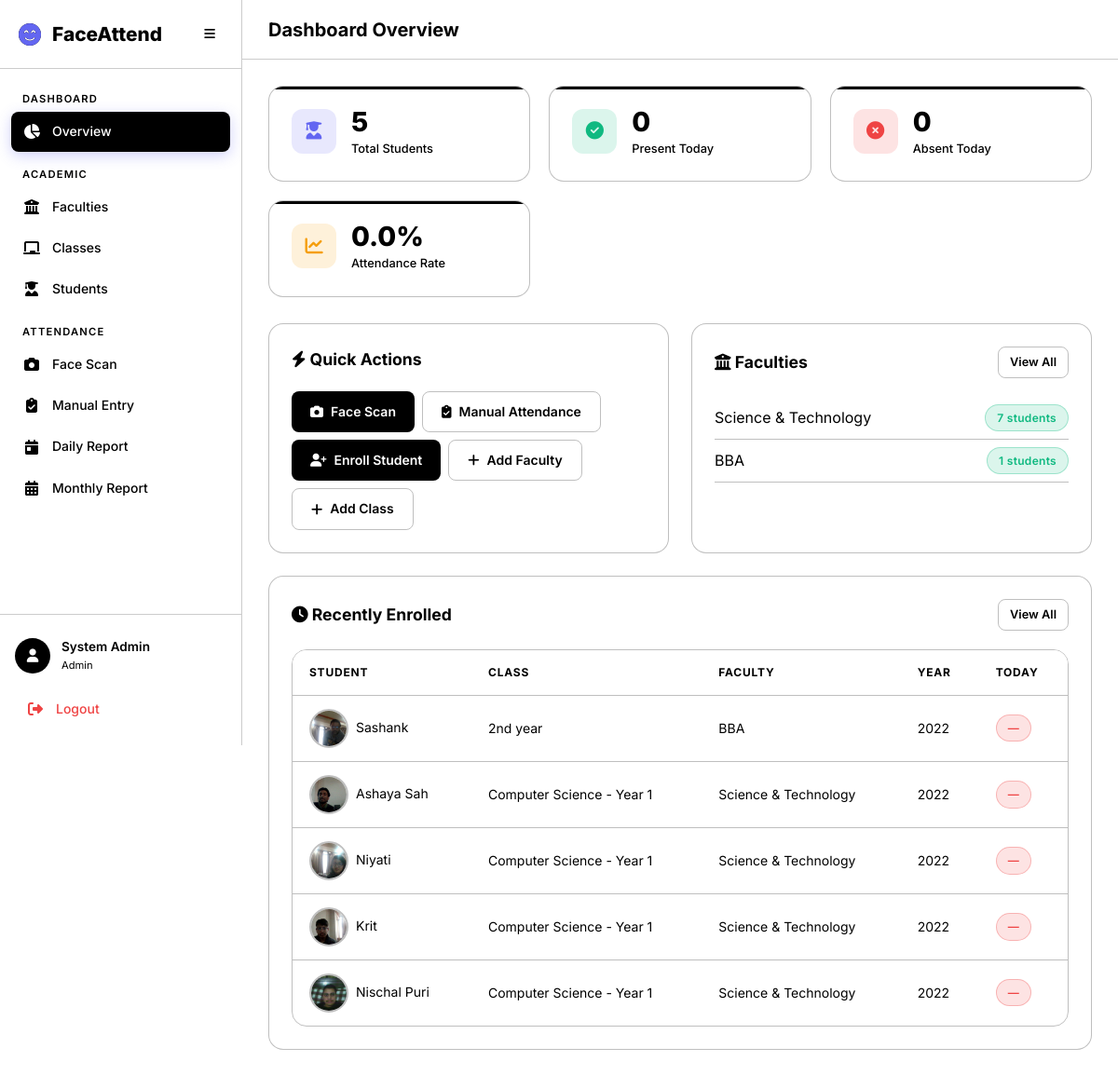
The app's page /academics/dashboard/, older data.
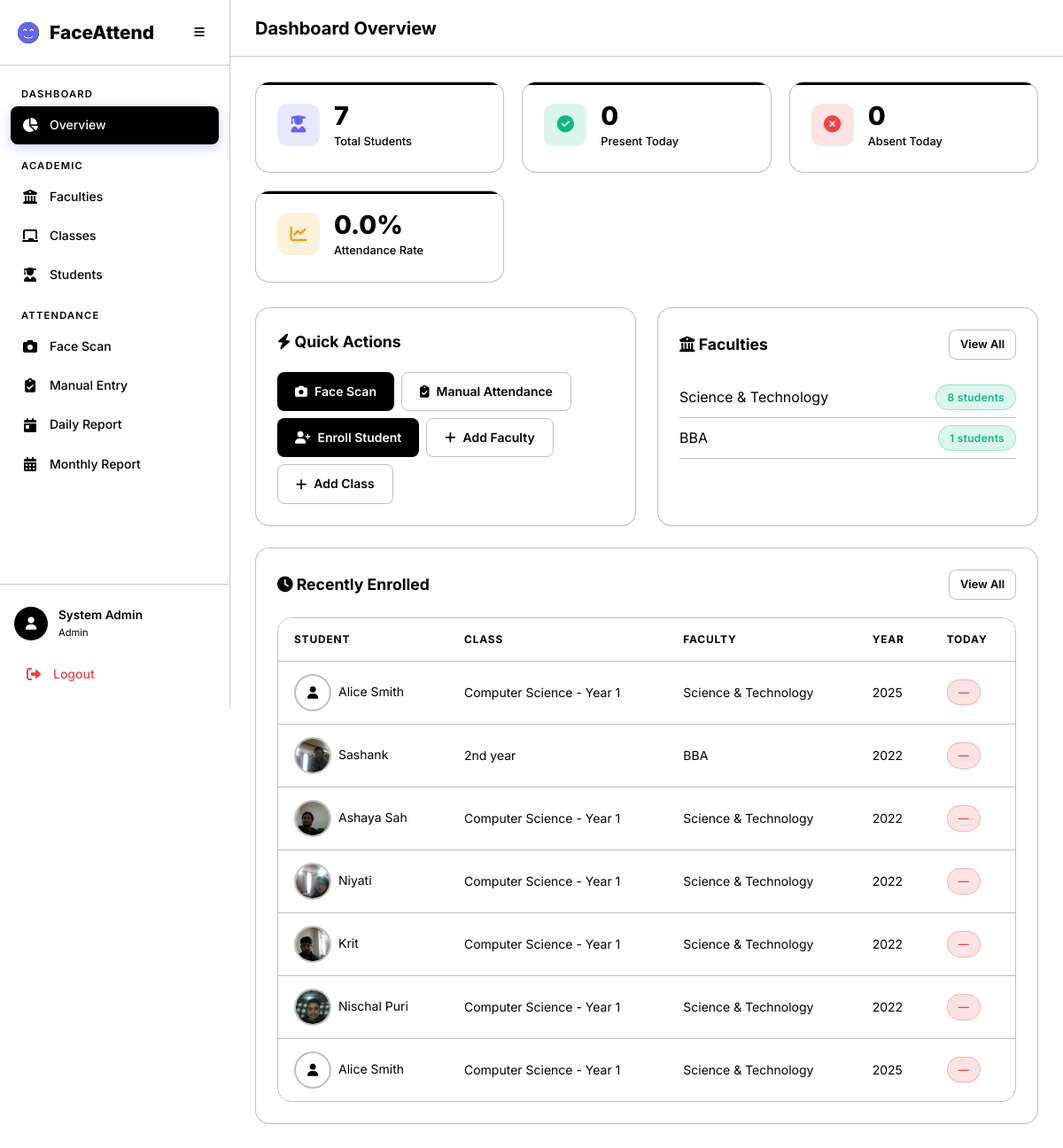
The same page, newer data.
### academics/models.py (models this page shows, shortened)
class Faculty(models.Model):
    name = models.CharField(max_length=200, unique=True)
    description = models.TextField(blank=True)
    created_at = models.DateTimeField(auto_now_add=True)
    updated_at = models.DateTimeField(auto_now=True)
    class Meta:
        verbose_name_plural = 'Faculties'
        ordering = ['name']

class Student(models.Model):
    user = models.OneToOneField(
        settings.AUTH_USER_MODEL,
        on_delete=models.CASCADE,
        related_name='student_profile',
        null=True, blank=True,
    )
    full_name = models.CharField(max_length=300)
    profile_image = models.ImageField(upload_to='students/profiles/')
    face_encoding = models.BinaryField(null=True, blank=True, help_text='128-d face encoding as bytes')
    enrollment_year = models.PositiveIntegerField()
    faculty = models.ForeignKey(Faculty, on_delete=models.CASCADE, related_name='students')
    academic_class = models.ForeignKey(AcademicClass, on_delete=models.CASCADE, related_name='students')
    phone = models.CharField(max_length=20, blank=True)
    guardian_phone = models.CharField(max_length=20, blank=True)
    is_phone_flagged = models.BooleanField(
        default=False,
        help_text='Mark this when the student phone number is incorrect.',
    )
    is_active = models.BooleanField(default=True)
    created_at = models.DateTimeField(auto_now_add=True)
    updated_at = models.DateTimeField(auto_now=True)
    class Meta:
        ordering = ['full_name']

class AcademicClass(models.Model):
    name = models.CharField(max_length=200)
    faculty = models.ForeignKey(Faculty, on_delete=models.CASCADE, related_name='classes')
    teacher = models.ForeignKey(
        settings.AUTH_USER_MODEL,
        on_delete=models.SET_NULL,
        null=True, blank=True,
        related_name='assigned_classes',
        limit_choices_to={'role': 'teacher'},
    )
    created_at = models.DateTimeField(auto_now_add=True)
    updated_at = models.DateTimeField(auto_now=True)
    class Meta:
        verbose_name_plural = 'Classes'
        ordering = ['faculty__name', 'name']
        unique_together = ['name', 'faculty']

### academics/views.py (the view)
# urls.py: path('dashboard/', views.admin_dashboard, name='admin_dashboard'),
@login_required
@admin_required
def admin_dashboard(request):
    today = timezone.localdate()
    total_students = Student.objects.filter(is_active=True).count()
    total_faculties = Faculty.objects.count()
    total_classes = AcademicClass.objects.count()
    today_attendance = Attendance.objects.filter(date=today)
    present_count = today_attendance.filter(status__in=['present', 'late']).count()
    absent_count = today_attendance.filter(status='absent').count()
    recent_students = Student.objects.filter(is_active=True).order_by('-created_at')[:10]
    faculties = Faculty.objects.annotate(student_count=Count('students'))
    classes = AcademicClass.objects.select_related('faculty', 'teacher').annotate(
        student_count=Count('students')
    )
    context = {
        'total_students': total_students,
        'total_faculties': total_faculties,
        'total_classes': total_classes,
        'present_count': present_count,
        'absent_count': absent_count,
        'attendance_rate': round(present_count / total_students * 100, 1) if total_students else 0,
        'recent_students': recent_students,
        'faculties': faculties,
        'classes': classes,
        'today': today,
    }
    return render(request, 'dashboard/admin.html', context)

### templates/dashboard/admin.html (shortened to what the changed rows need)
{% extends 'base.html' %}
{% block page_title %}Dashboard Overview{% endblock %}
{% block content %}
<div class="stats-grid animate-fade-in">
    <div class="stat-card primary">
        <div class="stat-content">
            <div class="stat-value">{{ total_students }}</div>
            <div class="stat-label">Total Students</div>
        </div>
    </div>
</div>
<div class="grid-2 mb-3">
    <div class="card animate-fade-in">
        {% for f in faculties %}
        <div class="d-flex justify-between align-center"
            style="padding: 8px 0; border-bottom: 1px solid var(--border-color);">
            <span>{{ f.name }}</span>
            <span class="badge badge-present">{{ f.student_count }} students</span>
        </div>
        {% empty %}
        <p class="text-muted">No faculties yet.</p>
        {% endfor %}
    </div>
</div>
<div class="card animate-fade-in">
    <div class="table-container">
        <table class="data-table" id="recentTable">
            <thead>
                <tr>
                    <th>Student</th>
                    <th>Class</th>
                    <th>Faculty</th>
                    <th>Year</th>
                    <th>Today</th>
                </tr>
            </thead>
            <tbody>
                {% for s in recent_students %}
                <tr>
                    <td class="d-flex align-center gap-1">
                        {% if s.profile_image %}
                        <img src="{{ s.profile_image.url }}" alt="" class="student-avatar">
                        {% else %}
                        <div class="student-avatar d-flex align-center"
                            style="justify-content:center; background:var(--bg-secondary);"><i class="fas fa-user"></i>
                        </div>
                        {% endif %}
                        {{ s.full_name }}
                    </td>
                    <td>{{ s.academic_class.name }}</td>
                    <td>{{ s.faculty.name }}</td>
                    <td>{{ s.enrollment_year }}</td>
                    <td>
                        {% with status=attendance_map|default_if_none:"" %}
                        <span class="badge badge-{{ status|default:'absent' }}">{{ status|default:"—" }}</span>
                        {% endwith %}
                    </td>
                </tr>
                {% empty %}
                <tr>
                    <td colspan="5" class="text-center text-muted">No students enrolled yet.</td>
                </tr>
                {% endfor %}
            </tbody>
        </table>
    </div>
</div>
{% endblock %}

Row changes from the older to the newer data that the page shows:
computed for Faculty "Science & Technology": student_count "7" → "8"
added Student: full_name "Alice Smith", academic_class.name "Computer Science - Year 1", faculty.name "Science & Technology", enrollment_year "2025", status "—"
now on this page (row edited): Student: full_name "Alice Smith", academic_class.name "Computer Science - Year 1", faculty.name "Science & Technology", enrollment_year "2025", status "—"
Text that changed along with them:
{{ total_students }}: "5" → "7"
